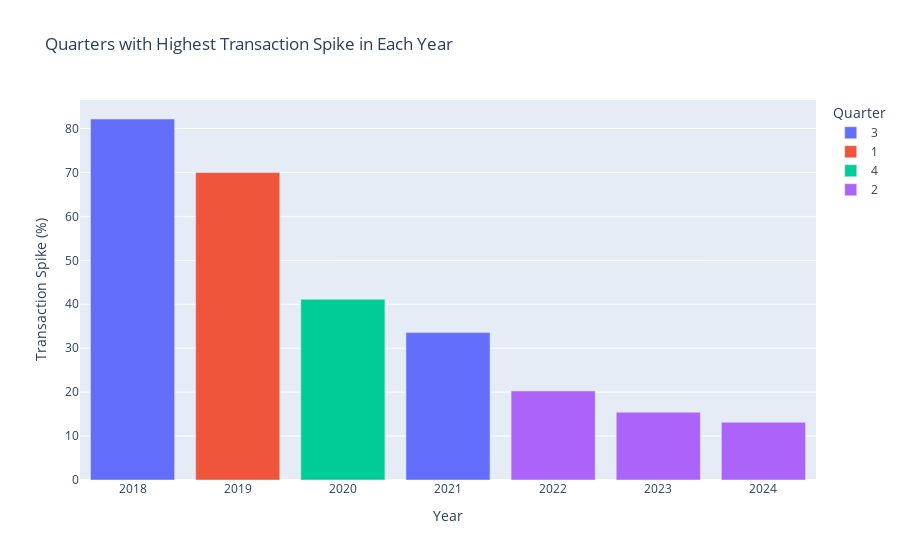

The notebook cell this image was saved under:
### Code cell
df_quarter_spike["Quarter With Max Pct Spike"] = df_quarter_spike["Quarter With Max Pct Spike"].astype(str)
fig4 = px.bar(df_quarter_spike, x = "Year", y = "Spike Pct", color = "Quarter With Max Pct Spike",
              labels = {"Year":"Year","Spike Pct":"Transaction Spike (%)","Quarter With Max Pct Spike":"Quarter"},
              color_discrete_sequence = px.colors.qualitative.Plotly,
              title = "Quarters with Highest Transaction Spike in Each Year")
fig4.show()

### Figure 1 — Plotly figure (JSON) as saved in the notebook; plotly's stock layout.template omitted (floating-point values rounded to 4 significant figures)
{"data": [{"alignmentgroup": "True", "hovertemplate": "Quarter=3<br>Year=%{x}<br>Transaction Spike (%)=%{y}<extra></extra>", "legendgroup": "3", "marker": {"color": "#636EFA", "pattern": {"shape": ""}}, "name": "3", "offsetgroup": "3", "orientation": "v", "showlegend": true, "textposition": "auto", "type": "bar", "x": [2018, 2021], "xaxis": "x", "y": [82.16, 33.55], "yaxis": "y"}, {"alignmentgroup": "True", "hovertemplate": "Quarter=1<br>Year=%{x}<br>Transaction Spike (%)=%{y}<extra></extra>", "legendgroup": "1", "marker": {"color": "#EF553B", "pattern": {"shape": ""}}, "name": "1", "offsetgroup": "1", "orientation": "v", "showlegend": true, "textposition": "auto", "type": "bar", "x": [2019], "xaxis": "x", "y": [69.98], "yaxis": "y"}, {"alignmentgroup": "True", "hovertemplate": "Quarter=4<br>Year=%{x}<br>Transaction Spike (%)=%{y}<extra></extra>", "legendgroup": "4", "marker": {"color": "#00CC96", "pattern": {"shape": ""}}, "name": "4", "offsetgroup": "4", "orientation": "v", "showlegend": true, "textposition": "auto", "type": "bar", "x": [2020], "xaxis": "x", "y": [41.13], "yaxis": "y"}, {"alignmentgroup": "True", "hovertemplate": "Quarter=2<br>Year=%{x}<br>Transaction Spike (%)=%{y}<extra></extra>", "legendgroup": "2", "marker": {"color": "#AB63FA", "pattern": {"shape": ""}}, "name": "2", "offsetgroup": "2", "orientation": "v", "showlegend": true, "textposition": "auto", "type": "bar", "x": [2022, 2023, 2024], "xaxis": "x", "y": [20.26, 15.42, 13.13], "yaxis": "y"}], "layout": {"autosize": true, "barmode": "relative", "legend": {"title": {"text": "Quarter"}, "tracegroupgap": 0}, "title": {"text": "Quarters with Highest Transaction Spike in Each Year"}, "xaxis": {"anchor": "y", "autorange": true, "domain": [0, 1], "range": [2018.0, 2024.0], "title": {"text": "Year"}, "type": "linear"}, "yaxis": {"anchor": "x", "autorange": true, "domain": [0, 1], "range": [0, 86.48], "title": {"text": "Transaction Spike (%)"}, "type": "linear"}}}
